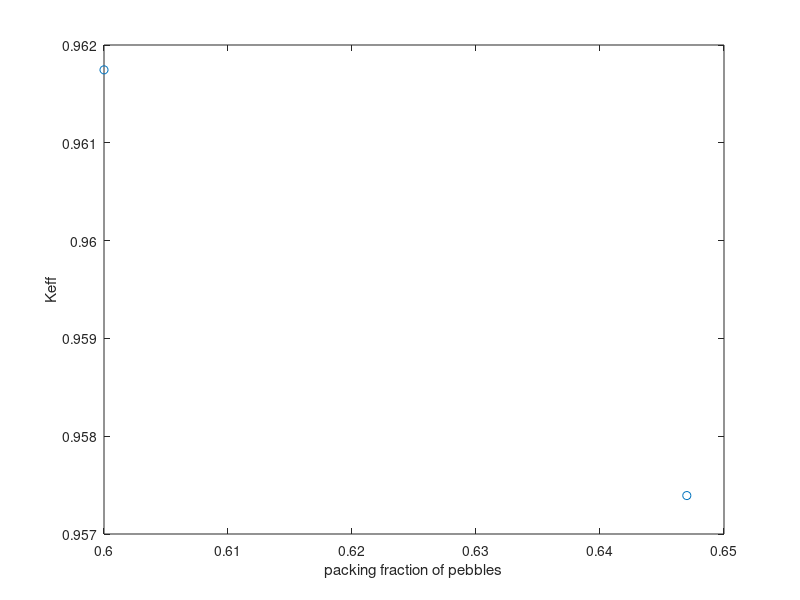

This chart was generated by the following MATLAB code:
close all;
% keff and packing fraction
pf = [ 0.6 0.647];
keff = [ 0.961746 0.957393 ];
plot(pf, keff, 'o');
xlabel('packing fraction of pebbles');
ylabel('Keff');

% mk1
% R = 0.025:0.05:1.755; % center of the bins
% Z = 0.48:0.14:5.66; % center of the bins
% 
% % no rod at all, serpent output
% output_files = {'serpent_maxpf/serp_full_core_det0.m', 'serpent_ref_rods_572/serp_full_core_det0.m'};
% type_of_output = {false, false}; % false if is from serpent
% all_outputs = containers.Map(output_files, type_of_output);
% legends = {'maxpf', 'nominalpf'};
% read_and_plot(all_outputs, R, Z,  ...
%     'power with different packing fractions', 'pf_power.png', legends);
% 
